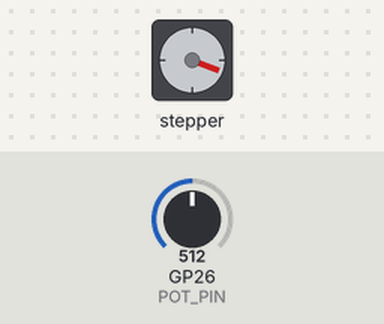
A sketch run on a simulated Raspberry Pi Pico. Parts: stepper motor. The inputs (shaded band) are chosen by the test bench; at power-on: GP26 (POT_PIN) = 512. Stepper angles assume 200 steps per turn.

Above: at 1.24 s.
1.3 s: GP26 (POT_PIN) set to 0
2.8 s: GP26 (POT_PIN) set to 3
At 3.6 s:
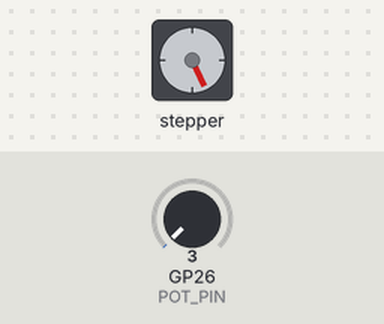
5.8 s: GP26 (POT_PIN) set to 122
At 5.95 s:
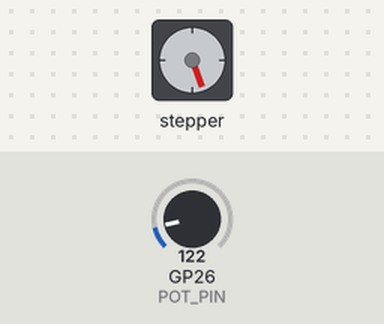
8.8 s: GP26 (POT_PIN) set to 306
At 9.25 s:
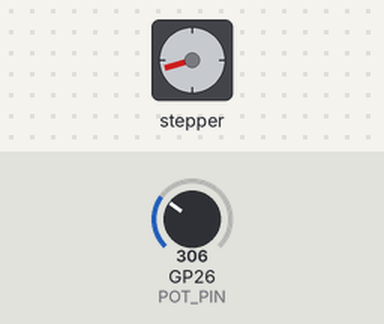
Timing chart, 0 to 15.8 s (numbered marks = the images above; inputs shaded):
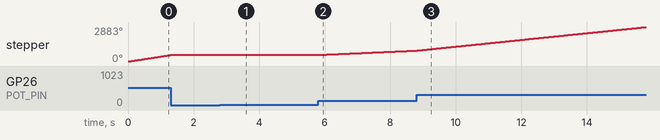

Measured:
- after the input at 1.3 s, stepper: stops changing and stays 513°
- by itself, stepper: keeps turning clockwise at about 429°/s

The sketch:

motor_stepper_348.ino
```cpp
// snippet: motor_stepper_348
// tags: motor, stepper, direction, accelstepper
// not-tags: 28byj48, uln2003, 4wire, 2048
// boards: avr, esp32, megaavr, nano33iot, romi32u4, rp2040
// library: AccelStepper
// description: Map a potentiometer on A0 to stepper speed: 0 V = 0 steps/s, 5 V = 600 steps/s
// prompts: potentiometer, stepper, speed, steps/s, steps/s, apply
// verified: compile-only
// source: kd-generated (id 348)
// exact-include: AccelStepper.h

#include <AccelStepper.h>

AccelStepper stepper(AccelStepper::DRIVER, 3, 4);
const int POT_PIN = A0;
const unsigned long UPDATE_INTERVAL = 100;

void setup() {
  stepper.setMaxSpeed(600);
  stepper.setAcceleration(600);
}

void loop() {
  static unsigned long lastUpdateMs = 0;
  unsigned long now = millis();

  if (now - lastUpdateMs >= UPDATE_INTERVAL) {
    lastUpdateMs = now;
    int potValue = analogRead(POT_PIN);
    float speed = map(potValue, 0, 1023, 0, 600);
    stepper.setSpeed(speed);
  }

  stepper.runSpeed();  // steps at constant speed; call every loop iteration
}
```
